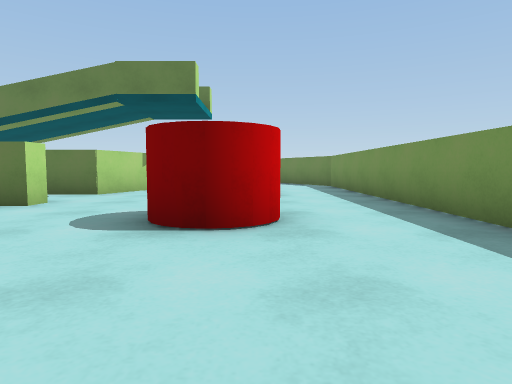
[1] (above)

24 first-person views from a walk through a 3-D level made in the Unity game engine. The camera is 0.58 m above the floor, tilts 4° down and sees 75° across. The floor is counted in squares, 1 m on a side. Each view is taken from the middle of a square. On the plan, view 1 faces up. The plan holds only what a view shows up to about 9 squares ahead; the rest is blank. The place goes on beyond the plan. Surface patterns are stand-ins for the level's own textures.

[2]
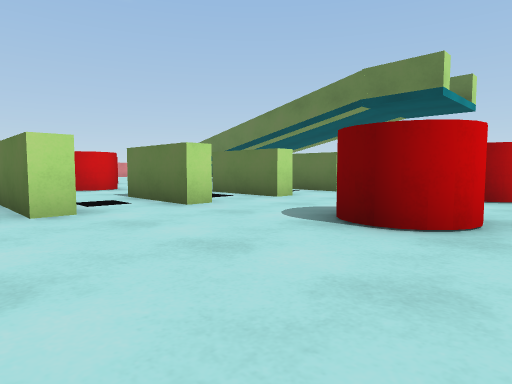

[3]
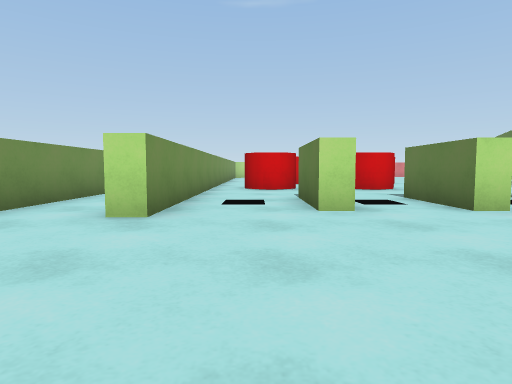

[4]
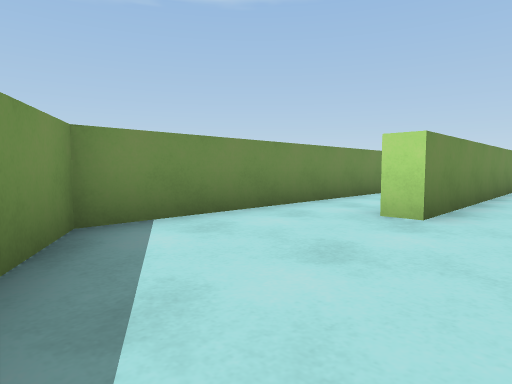

[5]
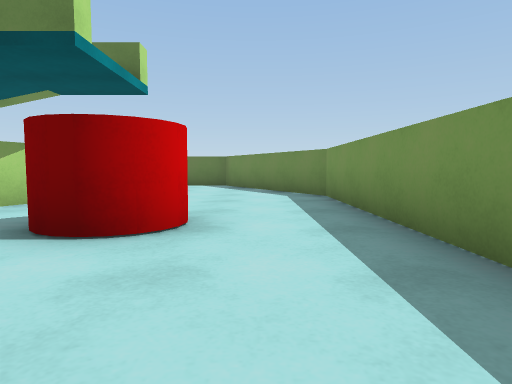

[6]
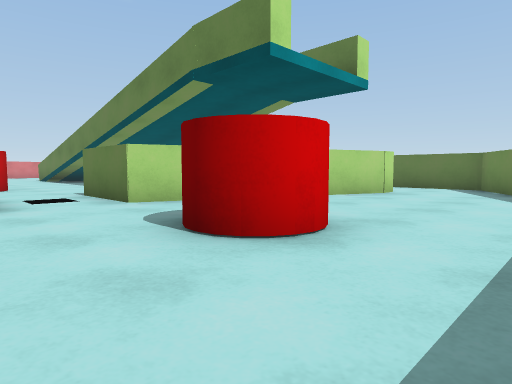

[7]
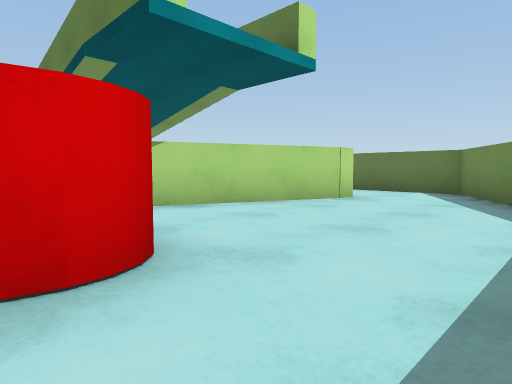

[8]
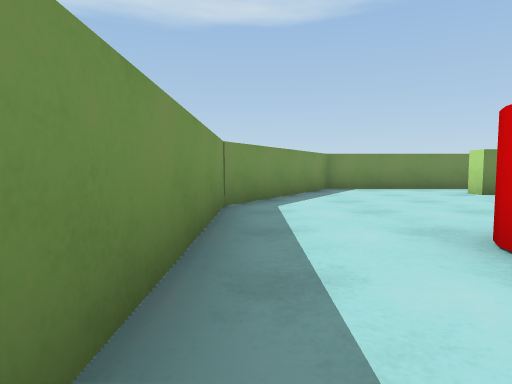

[9]
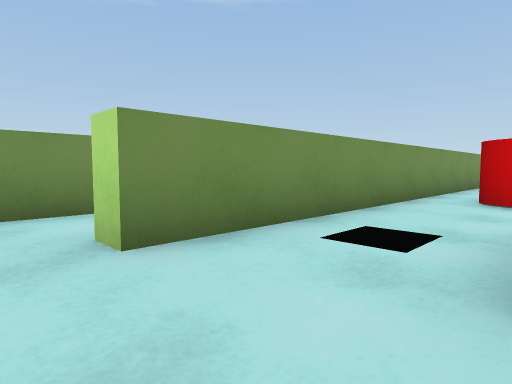

[10]
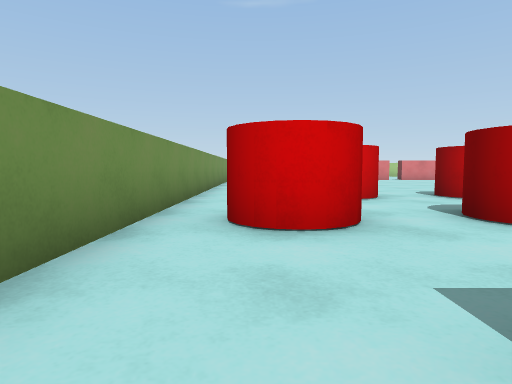

[11]
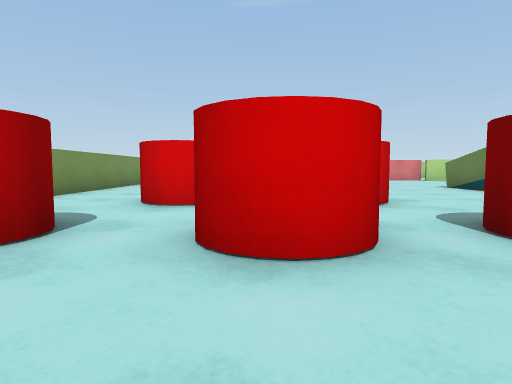

[12]
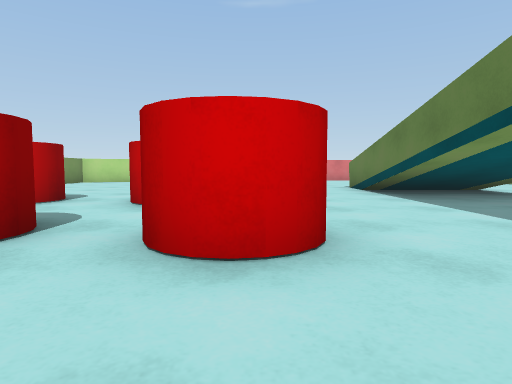

[13]
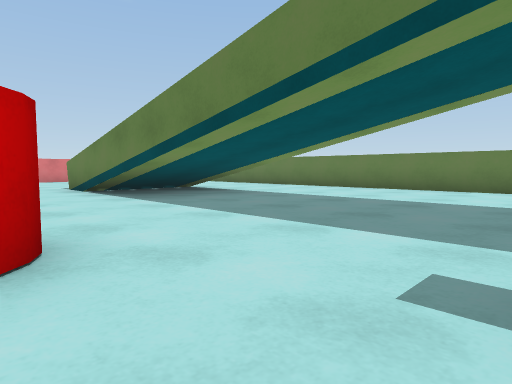

[14]
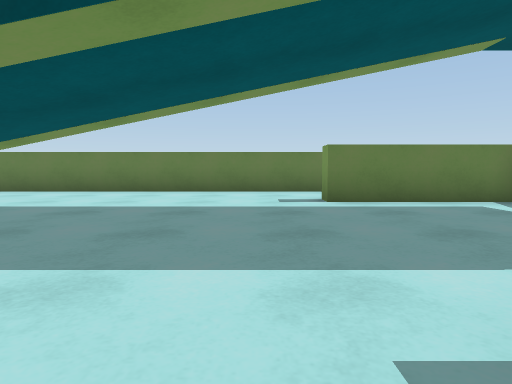

[15]
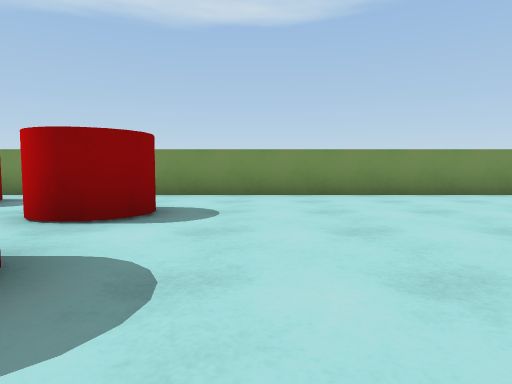

[16]
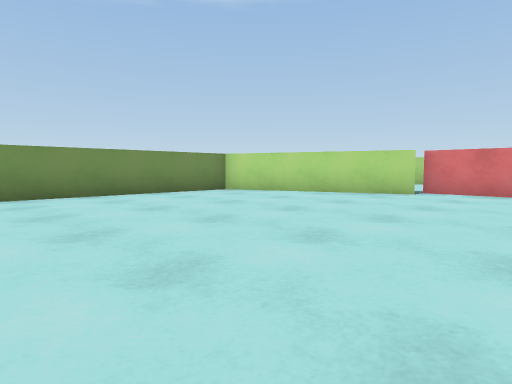

[17]
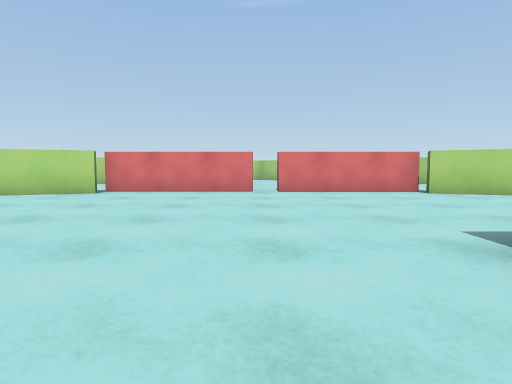

[18]
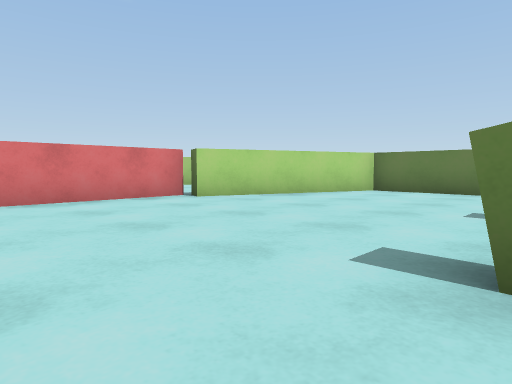

[19]
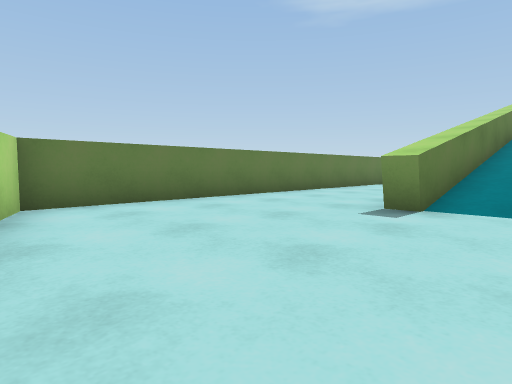

[20]
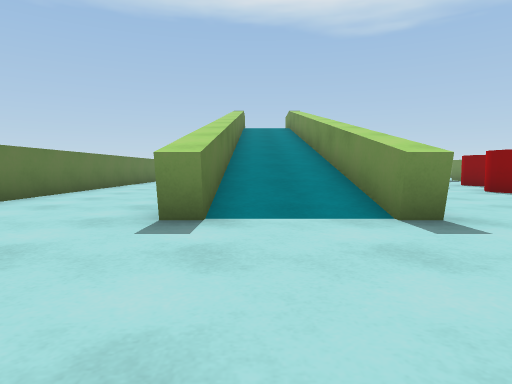

[21]
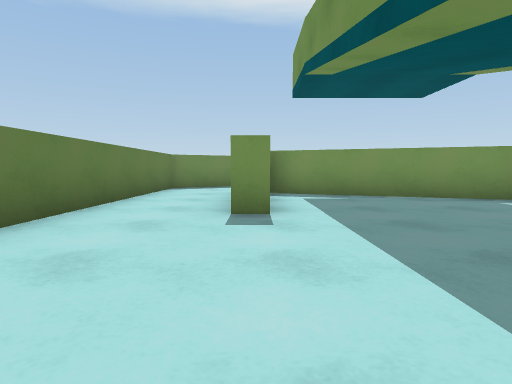

[22]
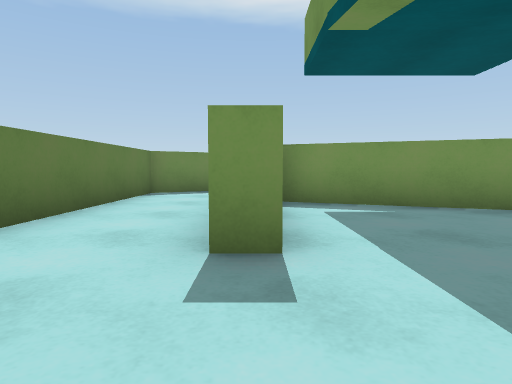

[23]
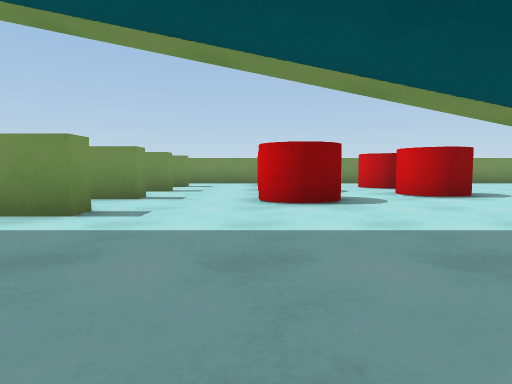

[24]
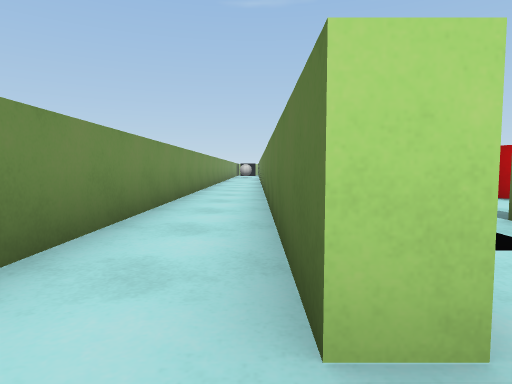

### Floor plan
Points are (right, up) in squares from view 1. A wall is a line through its corners. A room is listed if a view was taken in it or the views show most of it. See-through windows are left out.
Room 1 (views 1, 2, 3, 4, 5, 6, 7, 8, 9, 24)
walls: (-3.6, 3.6) (-3.6, 3); (-3.6, 1.4) (-3.6, 0.9); (-3.6, 5.8) (-3.6, 5.2); (-3, -1.3) (-3, -1.8) (-10.2, -1.8); (-11, -3.5) (0, -3.5) (2.5, 0.9) (2.5, 11.1) (0.8, 14); (-1.5, 13.4) (-1.5, 12.9) (-3.6, 7.5)
ways out: opening at (-4.5, -0.5) to room 2; opening at (-4.5, 2) to room 2; opening at (-4.5, 4) to room 2; opening at (-4.5, 6.5) to room 2; opening at (-0.5, 14) to room 2
objects: red cylinder (-1, 3) to (0, 4); red cylinder (-1, 7) to (0, 8)
Room 2 (views 10, 11, 12, 13, 14, 15, 16, 17, 18, 19, 20, 21, 22, 23)
walls: (-11, 8.9) (-16.4, 8.9) (-16.4, 9.4) (-11, 9.4); (-11, 11.6) (-16.4, 11.6) (-16.4, 12.1); (-3.8, 8.2) (-2.1, 12.7); (-3.6, 7.5) (-5.8, 7.5) (-5.8, 8) (-4.9, 8); (-3.6, 5.2) (-5.8, 5.2) (-5.8, 5.7) (-4.9, 5.7); (-3.6, 3) (-5.8, 3) (-5.8, 3.5) (-5.1, 3.5); (-22.3, 7) (-22.3, 3) (-21.8, 3.2) (-20.4, -0.4); (-3.6, 0.9) (-5.9, 0.9); (-2.5, 12.8) (-5.8, 12.8) (-5.8, 13.4); (-19.6, -1.3) (-3, -1.3); (0.8, 14) (0, 15.5) (-20.1, 15.5) (-21.8, 11.1) (-22.3, 11.3) (-22.3, 7.5)
ways out: opening at (-4.5, -0.5) to room 1; opening at (-4.5, 2) to room 1; opening at (-4.5, 4) to room 1; opening at (-4.5, 6.5) to room 1; opening at (-0.5, 14) to room 1; gap at (-23, 7)
objects: red cylinder (-12, 1) to (-11, 2); red cylinder (-12, 4) to (-11, 5); red cylinder (-9, 0) to (-8, 1); red cylinder (-9, 3) to (-8, 4); red cylinder (-9, 5) to (-8, 6)

Positions as (right, up) in squares from view 1, and headings:
1: (0, 0), facing up
2: (1, 0), facing up-left
3: (1, 0), facing left
4: (1, 0), facing down-left
5: (1, 4), facing up
6: (2, 5), facing up-left
7: (2, 7), facing up-left
8: (2, 6), facing down
9: (-2, 1), facing down-left
10: (-5, 0), facing left
11: (-6, 3), facing left
12: (-6, 6), facing left
13: (-6, 6), facing up-left
14: (-7, 7), facing up
15: (-14, 6), facing down
16: (-14, 6), facing down-left
17: (-14, 7), facing left
18: (-16, 7), facing up-left
19: (-21, 10), facing up-right
20: (-20, 11), facing right
21: (-10, 13), facing right
22: (-8, 13), facing right
23: (-8, 12), facing down
24: (-2, -2), facing left
